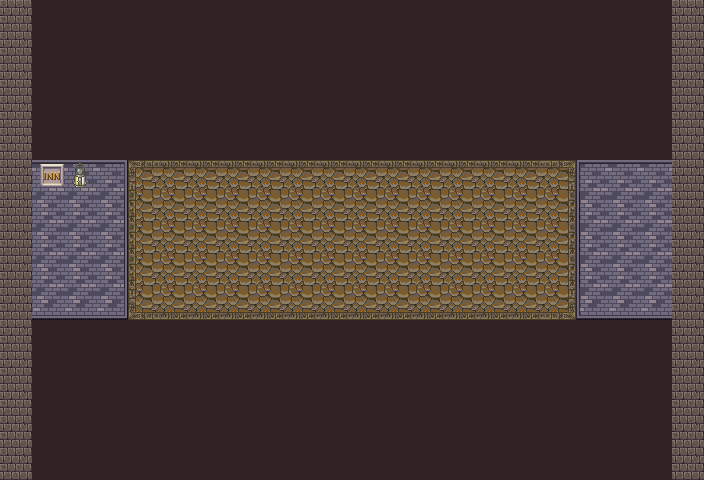

Below is a game level as drawn by its tile map, then a one-line description and the .tmx file that defines it, in full:
An orthogonal 22x15 tile map with 32x32 px tiles, 5 tile layers (hole, road, bridge, wall, ...), 4 tilesets and 6 objects (enemy05, enemy04, enemy03, enemy02, enemy01, ...).

<map version="1.10" tiledversion="1.10.2" orientation="orthogonal" renderorder="right-down" width="22" height="15" tilewidth="32" tileheight="32" infinite="0" nextlayerid="9" nextobjectid="10">
 <editorsettings>
  <export target="dungeon_fruit_map_3.tmj" format="json" />
 </editorsettings>
 <tileset firstgid="1" name="build_atlas" tilewidth="32" tileheight="32" tilecount="1024" columns="32">
  <image source="build_atlas.png" width="1024" height="1024" />
 </tileset>
 <tileset firstgid="1025" name="Castle2" tilewidth="32" tileheight="32" tilecount="256" columns="16">
  <image source="Castle2.png" width="512" height="512" />
 </tileset>
 <tileset firstgid="1281" name="forest_tiles" tilewidth="32" tileheight="32" tilecount="256" columns="16">
  <image source="forest_tiles.png" width="512" height="512" />
 </tileset>
 <tileset firstgid="1537" name="smallpixel" tilewidth="32" tileheight="32" tilecount="400" columns="20">
  <image source="smallpixel.png" width="640" height="640" />
 </tileset>
 <layer id="1" name="hole" width="22" height="15">
  <data encoding="csv">
1304,1304,1304,1304,1304,1304,1304,1304,1304,1304,1304,1304,1304,1304,1304,1304,1304,1304,1304,1304,1304,1304,
1304,1304,1304,1304,1304,1304,1304,1304,1304,1304,1304,1304,1304,1304,1304,1304,1304,1304,1304,1304,1304,1304,
1304,1304,1304,1304,1304,1304,1304,1304,1304,1304,1304,1304,1304,1304,1304,1304,1304,1304,1304,1304,1304,1304,
1304,1304,1304,1304,1304,1304,1304,1304,1304,1304,1304,1304,1304,1304,1304,1304,1304,1304,1304,1304,1304,1304,
1304,1304,1304,1304,1304,1304,1304,1304,1304,1304,1304,1304,1304,1304,1304,1304,1304,1304,1304,1304,1304,1304,
0,0,0,0,0,0,0,0,0,0,0,0,0,0,0,0,0,0,0,0,0,0,
0,0,0,0,0,0,0,0,0,0,0,0,0,0,0,0,0,0,0,0,0,0,
0,0,0,0,0,0,0,0,0,0,0,0,0,0,0,0,0,0,0,0,0,0,
0,0,0,0,0,0,0,0,0,0,0,0,0,0,0,0,0,0,0,0,0,0,
0,0,0,0,0,0,0,0,0,0,0,0,0,0,0,0,0,0,0,0,0,0,
1304,1304,1304,1304,1304,1304,1304,1304,1304,1304,1304,1304,1304,1304,1304,1304,1304,1304,1304,1304,1304,1304,
1304,1304,1304,1304,1304,1304,1304,1304,1304,1304,1304,1304,1304,1304,1304,1304,1304,1304,1304,1304,1304,1304,
1304,1304,1304,1304,1304,1304,1304,1304,1304,1304,1304,1304,1304,1304,1304,1304,1304,1304,1304,1304,1304,1304,
1304,1304,1304,1304,1304,1304,1304,1304,1304,1304,1304,1304,1304,1304,1304,1304,1304,1304,1304,1304,1304,1304,
1304,1304,1304,1304,1304,1304,1304,1304,1304,1304,1304,1304,1304,1304,1304,1304,1304,1304,1304,1304,1304,1304
</data>
 </layer>
 <layer id="2" name="road" width="22" height="15">
  <data encoding="csv">
0,0,0,0,0,0,0,0,0,0,0,0,0,0,0,0,0,0,0,0,0,0,
0,0,0,0,0,0,0,0,0,0,0,0,0,0,0,0,0,0,0,0,0,0,
0,0,0,0,0,0,0,0,0,0,0,0,0,0,0,0,0,0,0,0,0,0,
0,0,0,0,0,0,0,0,0,0,0,0,0,0,0,0,0,0,0,0,0,0,
0,0,0,0,0,0,0,0,0,0,0,0,0,0,0,0,0,0,0,0,0,0,
421,421,421,422,0,0,0,0,0,0,0,0,0,0,0,0,0,420,420,421,421,421,
485,485,485,486,0,0,0,0,0,0,0,0,0,0,0,0,0,484,484,485,485,485,
485,485,485,486,0,0,0,0,0,0,0,0,0,0,0,0,0,484,484,485,485,485,
485,485,485,486,0,0,0,0,0,0,0,0,0,0,0,0,0,484,484,485,485,485,
453,453,453,454,0,0,0,0,0,0,0,0,0,0,0,0,0,452,452,453,453,453,
0,0,0,0,0,0,0,0,0,0,0,0,0,0,0,0,0,0,0,0,0,0,
0,0,0,0,0,0,0,0,0,0,0,0,0,0,0,0,0,0,0,0,0,0,
0,0,0,0,0,0,0,0,0,0,0,0,0,0,0,0,0,0,0,0,0,0,
0,0,0,0,0,0,0,0,0,0,0,0,0,0,0,0,0,0,0,0,0,0,
0,0,0,0,0,0,0,0,0,0,0,0,0,0,0,0,0,0,0,0,0,0
</data>
 </layer>
 <layer id="4" name="bridge" width="22" height="15">
  <data encoding="csv">
0,0,0,0,0,0,0,0,0,0,0,0,0,0,0,0,0,0,0,0,0,0,
0,0,0,0,0,0,0,0,0,0,0,0,0,0,0,0,0,0,0,0,0,0,
0,0,0,0,0,0,0,0,0,0,0,0,0,0,0,0,0,0,0,0,0,0,
0,0,0,0,0,0,0,0,0,0,0,0,0,0,0,0,0,0,0,0,0,0,
0,0,0,0,0,0,0,0,0,0,0,0,0,0,0,0,0,0,0,0,0,0,
0,0,0,0,1191,1192,1192,1192,1192,1192,1192,1192,1192,1192,1192,1192,1192,1193,0,0,0,0,
0,0,0,0,1207,1208,1208,1208,1208,1208,1208,1208,1208,1208,1208,1208,1208,1209,0,0,0,0,
0,0,0,0,1207,1208,1208,1208,1208,1208,1208,1208,1208,1208,1208,1208,1208,1209,0,0,0,0,
0,0,0,0,1207,1208,1208,1208,1208,1208,1208,1208,1208,1208,1208,1208,1208,1209,0,0,0,0,
0,0,0,0,1223,1224,1224,1224,1224,1224,1224,1224,1224,1224,1224,1224,1224,1225,0,0,0,0,
0,0,0,0,0,0,0,0,0,0,0,0,0,0,0,0,0,0,0,0,0,0,
0,0,0,0,0,0,0,0,0,0,0,0,0,0,0,0,0,0,0,0,0,0,
0,0,0,0,0,0,0,0,0,0,0,0,0,0,0,0,0,0,0,0,0,0,
0,0,0,0,0,0,0,0,0,0,0,0,0,0,0,0,0,0,0,0,0,0,
0,0,0,0,0,0,0,0,0,0,0,0,0,0,0,0,0,0,0,0,0,0
</data>
 </layer>
 <layer id="5" name="wall" width="22" height="15">
  <data encoding="csv">
1112,0,0,0,0,0,0,0,0,0,0,0,0,0,0,0,0,0,0,0,0,1112,
1112,0,0,0,0,0,0,0,0,0,0,0,0,0,0,0,0,0,0,0,0,1112,
1112,0,0,0,0,0,0,0,0,0,0,0,0,0,0,0,0,0,0,0,0,1112,
1112,0,0,0,0,0,0,0,0,0,0,0,0,0,0,0,0,0,0,0,0,1112,
1112,0,0,0,0,0,0,0,0,0,0,0,0,0,0,0,0,0,0,0,0,1112,
1112,0,0,0,0,0,0,0,0,0,0,0,0,0,0,0,0,0,0,0,0,1112,
1112,0,0,0,0,0,0,0,0,0,0,0,0,0,0,0,0,0,0,0,0,1112,
1112,0,0,0,0,0,0,0,0,0,0,0,0,0,0,0,0,0,0,0,0,1112,
1112,0,0,0,0,0,0,0,0,0,0,0,0,0,0,0,0,0,0,0,0,1112,
1112,0,0,0,0,0,0,0,0,0,0,0,0,0,0,0,0,0,0,0,0,1112,
1112,0,0,0,0,0,0,0,0,0,0,0,0,0,0,0,0,0,0,0,0,1112,
1112,0,0,0,0,0,0,0,0,0,0,0,0,0,0,0,0,0,0,0,0,1112,
1112,0,0,0,0,0,0,0,0,0,0,0,0,0,0,0,0,0,0,0,0,1112,
1112,0,0,0,0,0,0,0,0,0,0,0,0,0,0,0,0,0,0,0,0,1112,
1112,0,0,0,0,0,0,0,0,0,0,0,0,0,0,0,0,0,0,0,0,1112
</data>
 </layer>
 <layer id="3" name="tips_stuff" width="22" height="15">
  <data encoding="csv">
0,0,0,0,0,0,0,0,0,0,0,0,0,0,0,0,0,0,0,0,0,0,
0,0,0,0,0,0,0,0,0,0,0,0,0,0,0,0,0,0,0,0,0,0,
0,0,0,0,0,0,0,0,0,0,0,0,0,0,0,0,0,0,0,0,0,0,
0,0,0,0,0,0,0,0,0,0,0,0,0,0,0,0,0,0,0,0,0,0,
0,0,0,0,0,0,0,0,0,0,0,0,0,0,0,0,0,0,0,0,0,0,
0,630,1141,0,0,0,0,0,0,0,0,0,0,0,0,0,0,0,0,0,0,0,
0,0,0,0,0,0,0,0,0,0,0,0,0,0,0,0,0,0,0,0,0,0,
0,0,0,0,0,0,0,0,0,0,0,0,0,0,0,0,0,0,0,0,0,0,
0,0,0,0,0,0,0,0,0,0,0,0,0,0,0,0,0,0,0,0,0,0,
0,0,0,0,0,0,0,0,0,0,0,0,0,0,0,0,0,0,0,0,0,0,
0,0,0,0,0,0,0,0,0,0,0,0,0,0,0,0,0,0,0,0,0,0,
0,0,0,0,0,0,0,0,0,0,0,0,0,0,0,0,0,0,0,0,0,0,
0,0,0,0,0,0,0,0,0,0,0,0,0,0,0,0,0,0,0,0,0,0,
0,0,0,0,0,0,0,0,0,0,0,0,0,0,0,0,0,0,0,0,0,0,
0,0,0,0,0,0,0,0,0,0,0,0,0,0,0,0,0,0,0,0,0,0
</data>
 </layer>
 <objectgroup id="8" name="enemyLayer">
  <object id="5" name="enemy05" x="192" y="302.334">
   <point />
  </object>
  <object id="6" name="enemy04" x="274.167" y="195.167">
   <point />
  </object>
  <object id="7" name="enemy03" x="357.333" y="300.667">
   <point />
  </object>
  <object id="8" name="enemy02" x="457.333" y="192.833">
   <point />
  </object>
  <object id="9" name="enemy01" x="532.667" y="296.667">
   <point />
  </object>
 </objectgroup>
 <objectgroup id="6" name="objectLayer">
  <object id="3" name="mango" x="626.667" y="247.333">
   <point />
  </object>
 </objectgroup>
</map>
